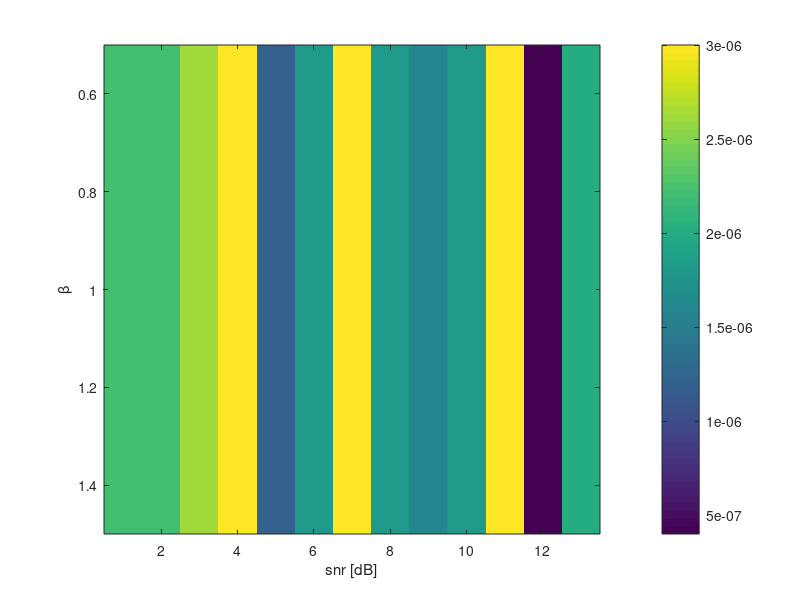

The MATLAB source for this figure:
clear all; close all; clc
% Modulo folding noise probability : 1D

snr = 8; % -16:2:16;
snrLin = 10.^(snr/10);

P = 10; Delta = sqrt(12*P);
beta_temp = 1:0.25:4;
Prob = zeros(length(snr),length(beta_temp));
N = 0.5*1e7;
for i=1:length(snr)
    P_Z = P/snrLin(i);
    alpha = snrLin(i)/(snrLin(i) + 1);
    curr_snr = 1/(snrLin(i) + 1);
    beta = curr_snr * beta_temp;

    % different lattice zoom-in factors
    for j=1:length(beta)

        currZ = alpha*sqrt(P_Z)*randn(1,N) + (alpha - 1)*Delta*(rand(1,N) - 0.5);
    
        % calculate probability 
        Prob(i,j) = sum(abs(currZ) > Delta/2) / length(currZ);
        
    end
    disp(strcat('Finished SNR = ',num2str(snr(i))));
end

Prob(Prob == 0) = 0.5/N;

figure;imagesc(Prob);
colorbar
xlabel('snr [dB]'); ylabel('\beta');

% 
% figure;semilogy(snr,Prob,'LineWidth',2);
% grid on; grid minor;
% xlabel('snr [dB]'); ylabel('Probability');